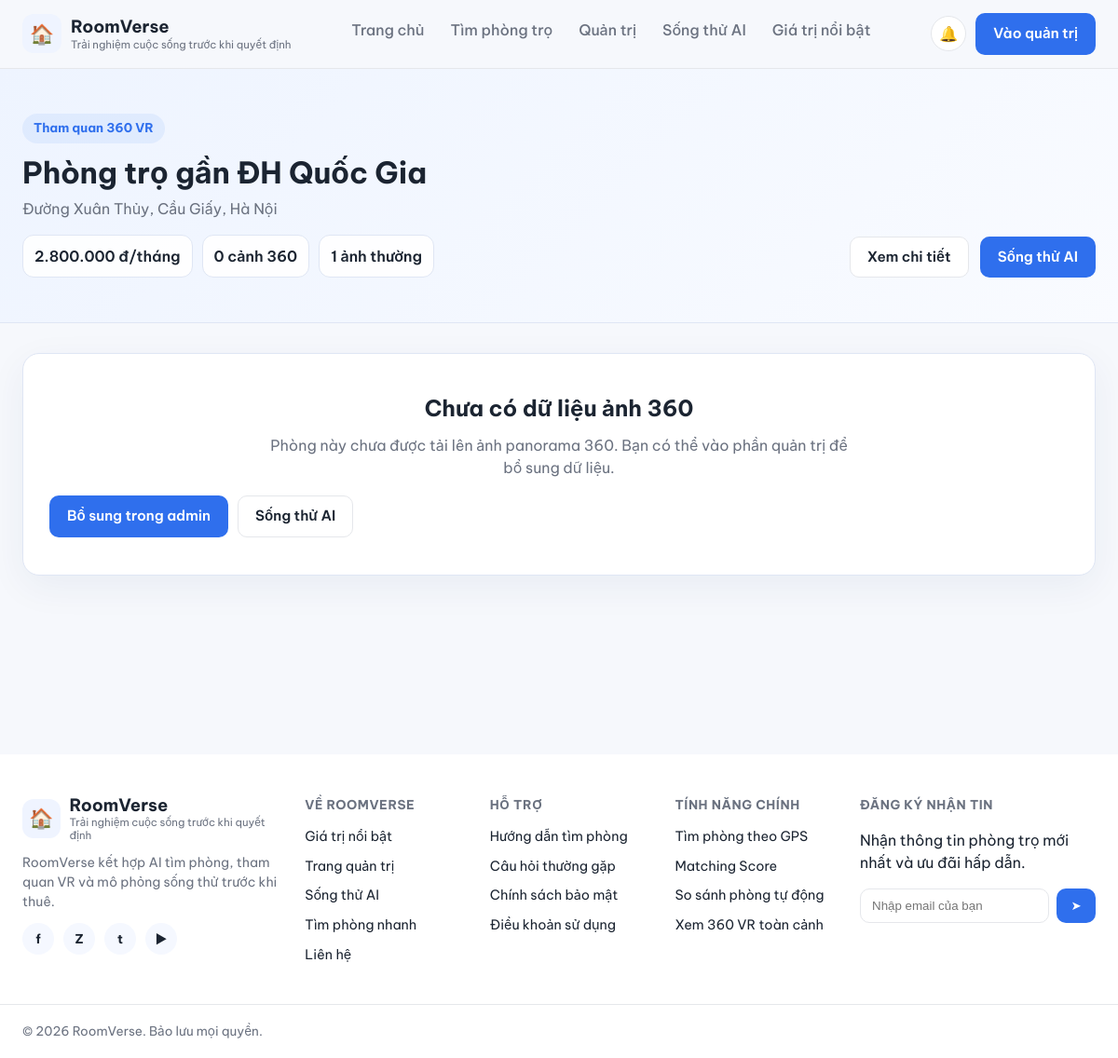
Screenshot of /index.php?page=vr&id=1 with the database file from the repository.
### tables this page shows
CREATE TABLE `phong_tro` (
  `id` int NOT NULL AUTO_INCREMENT,
  `ten_phong` varchar(255) NOT NULL,
  `so` varchar(20) DEFAULT NULL,
  `gia` decimal(12,0) NOT NULL,
  `id_toa_do` int NOT NULL,
  `dien_tich` decimal(6,2) DEFAULT NULL,
  `tien_coc` decimal(12,0) DEFAULT NULL,
  `so_nguoi_toi_da` int DEFAULT NULL,
  `trang_thai` enum('con_trong','da_thue') NOT NULL DEFAULT 'con_trong',
  `id_doi_tuong` int DEFAULT NULL,
  `gioi_tinh` enum('nam','nu','tat_ca') NOT NULL DEFAULT 'tat_ca',
  `mo_ta` text,
  `id_tai_khoan` int DEFAULT NULL,
  `created_at` datetime NOT NULL DEFAULT CURRENT_TIMESTAMP,
  PRIMARY KEY (`id`),
  KEY `id_toa_do` (`id_toa_do`),
  KEY `id_doi_tuong` (`id_doi_tuong`),
  KEY `id_tai_khoan` (`id_tai_khoan`),
  CONSTRAINT `phong_tro_ibfk_1` FOREIGN KEY (`id_toa_do`) REFERENCES `toa_do` (`id`),
  CONSTRAINT `phong_tro_ibfk_2` FOREIGN KEY (`id_doi_tuong`) REFERENCES `doi_tuong` (`id`),
  CONSTRAINT `phong_tro_ibfk_3` FOREIGN KEY (`id_tai_khoan`) REFERENCES `tai_khoan` (`id`)
);

CREATE TABLE `toa_do` (
  `id` int NOT NULL AUTO_INCREMENT,
  `ten_dia_diem` varchar(255) NOT NULL,
  `id_loai` int NOT NULL,
  `latitude` decimal(10,7) NOT NULL,
  `longitude` decimal(10,7) NOT NULL,
  `link_google` varchar(500) DEFAULT NULL,
  `dia_chi` varchar(255) DEFAULT NULL,
  PRIMARY KEY (`id`),
  KEY `id_loai` (`id_loai`),
  CONSTRAINT `toa_do_ibfk_1` FOREIGN KEY (`id_loai`) REFERENCES `loai_dia_diem` (`id`)
);

### app/Controllers/RoomPortalController.php (called while the page is built, shortened)
<?php
require_once __DIR__ . '/../Models/RoomRepository.php';
class RoomPortalController
{
    private RoomRepository $roomRepository;
    public function __construct(mysqli $db)
    {
        $this->roomRepository = new RoomRepository($db);
    }
    public function getRoomDetailPageData(int $roomId): ?array
    {
        return $this->roomRepository->getRoomDetail($roomId);
    }
}

### app/Models/RoomRepository.php (called while the page is built, shortened)
<?php
class RoomRepository
{
    private mysqli $db;
    public function __construct(mysqli $db)
    {
        $this->db = $db;
    }
    public function getRoomDetail(int $roomId): ?array
    {
        $stmt = $this->db->prepare(
            "SELECT
                p.id,
                p.id_toa_do,
                p.ten_phong,
                p.so,
                p.gia,
                p.dien_tich,
                p.tien_coc,
                p.so_nguoi_toi_da,
                p.trang_thai,
                p.gioi_tinh,
                p.mo_ta,
                p.created_at,
                p.id_doi_tuong,
                t.ten_dia_diem,
                t.dia_chi,
                t.latitude,
                t.longitude,
                t.link_google,
                dt.ten_doi_tuong,
                (SELECT ROUND(AVG(d.so_sao), 1) FROM danh_gia d
                    WHERE d.id_phong = p.id) AS diem_trung_binh,
                (SELECT COUNT(*) FROM danh_gia d
                    WHERE d.id_phong = p.id) AS so_luot_danh_gia
             FROM phong_tro p
             INNER JOIN toa_do t ON t.id = p.id_toa_do
             LEFT JOIN doi_tuong dt ON dt.id = p.id_doi_tuong
             WHERE p.id = ?
             LIMIT 1"
        );
        $stmt->bind_param('i', $roomId);
        $stmt->execute();
        $room = $stmt->get_result()->fetch_assoc();
        $room['images'] = $this->getRoomImages($roomId);
        $room['vr_scenes'] = $this->getRoomVrScenes($roomId);
        $room['amenities'] = $this->getRoomAmenities($roomId);
        $room['service_review'] = $this->getServiceReview($roomId);
        $room['nearby_sections'] = $this->getNearbySections();
        return $room;
    }
    private function getRoomImages(int $roomId): array
    {
        $stmt = $this->db->prepare(
            'SELECT id, duong_dan FROM hinh_anh WHERE id_phong = ? ORDER BY id ASC'
        );
        $stmt->bind_param('i', $roomId);
        $stmt->execute();
        $images = $stmt->get_result()->fetch_all(MYSQLI_ASSOC);
        return $images;
    }
    private function getRoomVrScenes(int $roomId): array
    {
        $stmt = $this->db->prepare(
            "SELECT id, ten_goc_nhin, duong_dan_anh
             FROM phong_vr_360
             WHERE id_phong = ?
             ORDER BY FIELD(ten_goc_nhin, 'Phòng khách', 'Phòng bếp', 'Phòng ngủ'), id ASC"
        );
        $stmt->bind_param('i', $roomId);
        $stmt->execute();
        $scenes = $stmt->get_result()->fetch_all(MYSQLI_ASSOC);
        return $scenes;
    }
    private function getRoomAmenities(int $roomId): ?array
    {
        $stmt = $this->db->prepare('SELECT * FROM tien_ich WHERE id_phong = ? LIMIT 1');
        $stmt->bind_param('i', $roomId);
        $stmt->execute();
        $row = $stmt->get_result()->fetch_assoc();
        return $row ?: null;
    }
    private function getServiceReview(int $roomId): ?array
    {
        $stmt = $this->db->prepare(
            'SELECT id, room_id, room_name, room_price, electricity_price, water_price,
                    deposit_amount, extra_utilities, overall_review
             FROM living_simulation_room_reviews
             WHERE room_id = ?
             ORDER BY id DESC
             LIMIT 1'
        );
        $stmt->bind_param('i', $roomId);
        $stmt->execute();
        $row = $stmt->get_result()->fetch_assoc();
        return $row ?: null;
    }
    private function getNearbySections(): array
    {
        return [
            [
                'title' => 'Trường học gần đó',
                'items' => [],
            ],
            [
                'title' => 'Chợ và tiện ích lân cận',
                'items' => [],
            ],
        ];
    }
}

### app/Views/portal/vr.php (the view, shortened to what this page needs)
<?php
$room = $room ?? null;
$vrScenes = $room['vr_scenes'] ?? [];
?>
<!DOCTYPE html>
<html lang="vi">
<head>
    <link rel="stylesheet" href="assets/css/home.css">
    <link rel="stylesheet" href="assets/css/portal.css">
    <link rel="stylesheet" href="https://cdn.jsdelivr.net/npm/pannellum@2.5.6/build/pannellum.css">
</head>
<body class="page-portal page-vr">
    <?php include __DIR__ . '/../home/partials/header.php'; ?>
    <main class="portal-main">
        <?php if (!$room): ?>
            <section class="container portal-section">
                <div class="empty-state">
                    <h1>Không tìm thấy phòng để xem 360 VR</h1>
                    <p>Vui lòng quay lại trang chủ hoặc vào phần quản trị để bổ sung dữ liệu.</p>
                    <div class="empty-actions">
                        <a class="btn btn-primary" href="index.php">Quay lại trang chủ</a>
                        <a class="btn btn-outline" href="index.php?page=admin">Mở trang quản trị</a>
                    </div>
                </div>
            </section>
        <?php else: ?>
            <section class="portal-hero">
                <div class="container portal-hero-inner detail-hero">
                    <div>
                        <span class="portal-kicker">Tham quan 360 VR</span>
                        <h1><?= htmlspecialchars($room['ten_phong']) ?></h1>
                        <p><?= htmlspecialchars((string) ($room['dia_chi'] ?: $room['ten_dia_diem'] ?: 'Chưa có dữ liệu')) ?></p>
                        <div class="detail-quick-meta">
                            <span><?= number_format((float) $room['gia'], 0, ',', '.') ?> đ/tháng</span>
                            <span><?= count($vrScenes) ?> cảnh 360</span>
                            <span><?= !empty($room['images']) ? count($room['images']) . ' ảnh thường' : 'Chưa có dữ liệu ảnh thường' ?></span>
                        </div>
                    </div>
                    <div class="portal-hero-actions">
                        <a class="btn btn-outline" href="index.php?page=detail&id=<?= (int) $room['id'] ?>">Xem chi tiết</a>
                        <a class="btn btn-primary" href="simulation.php?room_id=<?= (int) $room['id'] ?>">Sống thử AI</a>
                    </div>
                </div>
            </section>
            <section class="container portal-section">
                <?php if (empty($vrScenes)): ?>
                    <div class="empty-state">
                        <h2>Chưa có dữ liệu ảnh 360</h2>
                        <p>Phòng này chưa được tải lên ảnh panorama 360. Bạn có thể vào phần quản trị để bổ sung dữ liệu.</p>
                        <div class="empty-actions">
                            <a class="btn btn-primary" href="index.php?page=admin&edit=<?= (int) $room['id'] ?>">Bổ sung trong admin</a>
                            <a class="btn btn-outline" href="simulation.php?room_id=<?= (int) $room['id'] ?>">Sống thử AI</a>
                        </div>
                    </div>
                <?php endif; ?>
            </section>
        <?php endif; ?>
    </main>
    <?php include __DIR__ . '/../home/partials/footer.php'; ?>
</body>
</html>

### public/assets/css/home.css (style rules this page uses)
:root { --color-primary: #2F6FED; --color-primary-dark: #1E54C7; --color-accent: #0EA5A0; --color-text: #1B2431; --color-text-muted: #6B7280; --color-border: #E5E7EB; --color-bg-soft: #F5F8FF; --color-bg-alt: #EFF4FF; --radius-lg: 20px; --radius-md: 14px; --radius-sm: 10px; --shadow-card: 0 6px 20px rgba(20, 40, 90, 0.08); --shadow-card-hover: 0 12px 28px rgba(20, 40, 90, 0.14); font-size: 16px; }
* { box-sizing: border-box; }
body { margin: 0; font-family: 'Be Vietnam Pro', -apple-system, BlinkMacSystemFont, 'Segoe UI', sans-serif; color: var(--color-text); background: #ffffff; line-height: 1.5; }
.container { max-width: 1200px; margin: 0 auto; padding: 0 24px; }
a { text-decoration: none; color: inherit; }
.btn { display: inline-flex; align-items: center; justify-content: center; gap: 6px; padding: 10px 18px; border-radius: var(--radius-sm); font-weight: 600; font-size: 0.95rem; border: 1px solid transparent; transition: transform .15s ease, box-shadow .15s ease, background .15s ease; }
.btn-primary { background: var(--color-primary); color: #fff; }
.btn-outline { background: #fff; border-color: var(--color-border); color: var(--color-text); }

### public/assets/css/portal.css (style rules this page uses)
:root { --portal-bg: #f6f8fc; --portal-border: #dfe6f4; --portal-success-bg: #ecfdf3; --portal-success-text: #166534; --portal-danger-bg: #fef2f2; --portal-danger-text: #b91c1c; }
.page-portal { background: var(--portal-bg); }
.portal-main { min-height: calc(100vh - 120px); }
.portal-hero { background: linear-gradient(135deg, #eef4ff 0%, #f9fbff 100%); border-bottom: 1px solid var(--portal-border); }
.portal-hero-inner { display: flex; align-items: center; justify-content: space-between; gap: 24px; padding: 48px 24px; }
.portal-kicker { display: inline-flex; padding: 6px 12px; border-radius: 999px; background: rgba(47, 111, 237, 0.08); color: var(--color-primary); font-weight: 700; font-size: 0.84rem; }
.portal-hero h1 { margin: 12px 0 8px; font-size: 2rem; line-height: 1.2; }
.portal-hero p { margin: 0; color: var(--color-text-muted); max-width: 760px; }
.portal-hero-actions { display: flex; align-items: center; gap: 12px; flex-wrap: wrap; }
.portal-section { padding-top: 32px; padding-bottom: 16px; }
.stat-card, .detail-card, .admin-form-panel, .admin-list-panel, .empty-state, .vr-shell { background: #fff; border: 1px solid var(--portal-border); border-radius: 18px; box-shadow: 0 12px 40px rgba(18, 52, 102, 0.06); }
.form-actions, .stack-actions, .empty-actions, .table-actions { display: flex; gap: 10px; flex-wrap: wrap; }
.empty-state { padding: 40px 28px; text-align: center; }
.empty-state h1, .empty-state h2 { margin: 0 0 10px; }
.empty-state p { color: var(--color-text-muted); margin: 0 auto 18px; max-width: 620px; }
.detail-hero { align-items: flex-end; }
.detail-quick-meta { display: flex; flex-wrap: wrap; gap: 10px; margin-top: 16px; }
.detail-quick-meta span { padding: 10px 12px; border-radius: 12px; background: rgba(255, 255, 255, 0.9); border: 1px solid var(--portal-border); font-weight: 600; }

### rows the page displays
phong_tro: ten_phong "Phòng trọ gần ĐH Quốc Gia", id_toa_do.dia_chi "Đường Xuân Thủy, Cầu Giấy, Hà Nội", gia "2.800.000"

### other values shown
count($vrScenes) "0"
count($room['images']) "1"
